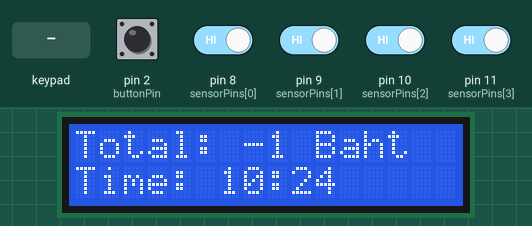
Bench run of a sketch on a simulated Arduino Uno, built with avr-gcc and run on an emulated ATmega328P. Shown: 16×2 character LCD. The test bench sets the inputs (shaded band); at power-on: pin 8 (sensorPins[0]), pin 9 (sensorPins[1]), pin 10 (sensorPins[2]), pin 11 (sensorPins[3]) HIGH, pin 2 (buttonPin) LOW. Sleep ends after the set time or at an interrupt; the local clock reads 2024-03-15 10:24:30 at power-on unless the sketch sets it; EEPROM starts erased; what the sketch prints to the serial monitor is not drawn.

Above: at 1.2 s.
1.3 s: key 'B' pressed
At 2.1 s:
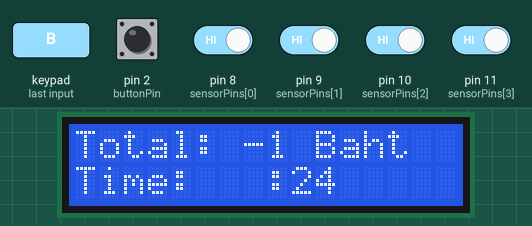
3.8 s: pin 8 (sensorPins[0]) driven LOW
At 5.1 s:
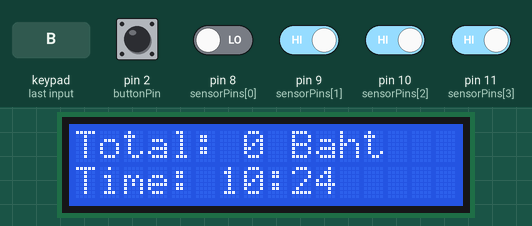
5.8 s: pin 9 (sensorPins[1]) driven LOW
At 7.2 s:
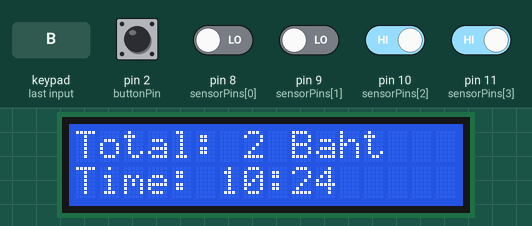
7.9 s: pin 10 (sensorPins[2]) driven LOW
At 9.2 s:
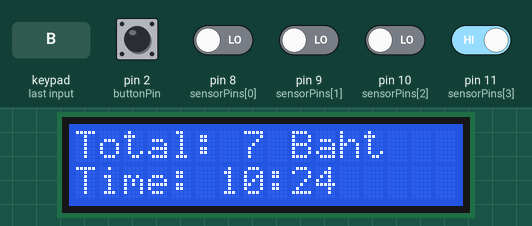
9.9 s: keypad keys 8 9 1 0 1 1 D pressed 0.4 s apart
At 13.3 s:
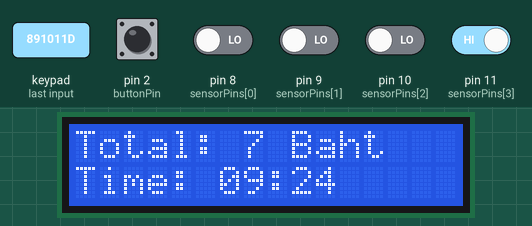
15.0 s: pin 2 (buttonPin) pulled HIGH for 0.15 s
At 35.22 s:
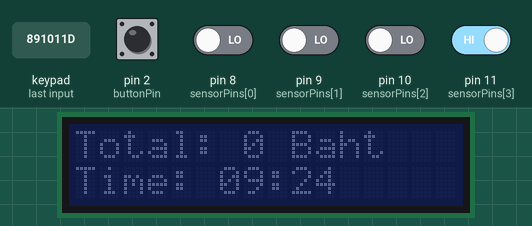
Timing chart, 0 to 36.7 s (numbered marks = the images above; inputs shaded):
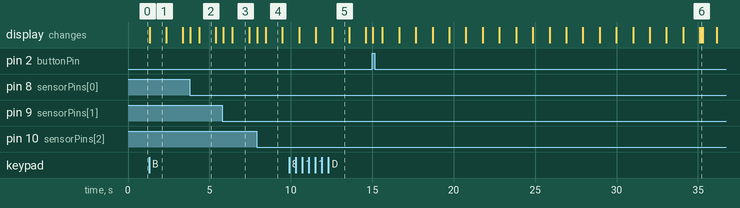

The sketch:

piggyBank.ino
```cpp
#include <avr/io.h>
#include <avr/interrupt.h>
#include <avr/sleep.h>
#include <EEPROM.h>
#include <Wire.h>
#include <LiquidCrystal_I2C.h>
#include <Keypad_I2C.h>
#include <Keypad.h>
#include <TimeLib.h>
#include <DS1307RTC.h>

// Pin definitions for coin detector
const int sensorPins[] = {8, 9, 10, 11}; // Sensor pins connected to Arduino
const int buttonPin = 2; // Pin for the reset button
const int numSensors = 4; // Number of sensors
int sensorStates[numSensors]; // Variable to store the current state of sensors
int lastSensorStates[numSensors]; // Variable to store the last state of sensors
const int coinValues[] = {1, 2, 5, 10};
int totalAmount = 0; // Variable to store the total amount
int lastTotalAmount = 0; // Variable to store the last total amount
bool coinDetected = false; // Variable to track coin detection

// LCD setup
#define LCD_ADDRESS 0x27
LiquidCrystal_I2C lcd(LCD_ADDRESS, 16, 2);

// Keypad setup
#define I2CADDR 0x20
const byte ROWS = 4;
const byte COLS = 4;
char hexaKeys[ROWS][COLS] = {
 {'1','2','3','A'},
 {'4','5','6','B'},
 {'7','8','9','C'},
 {'*','0','#','D'}
};
byte rowPins[ROWS] = {7, 6, 5, 4};
byte colPins[COLS] = {3, 2, 1, 0};
unsigned long last_time = 0;
bool blink_txt;
Keypad_I2C keypad(makeKeymap(hexaKeys), rowPins, colPins, ROWS, COLS, I2CADDR);

// Time tracking
unsigned long lastActivityTime = 0; // Time when the last activity occurred
const unsigned long sleepDelay = 20000; // Time to wait before entering sleep mode (20 seconds)

// Timekeeping
tmElements_t tm; // for DS1307
int Hour, Minute;

unsigned int digit;
bool flag = false;
bool blink_tx = false;

void print2digit(int val){
  if(val < 10 && val >= 0)
     lcd.print(0);
  lcd.print(val);
}

// Sleep mode settings
#define SLEEP_IDLE 0
#define SLEEP_ADC_REDUCE 1
#define SLEEP_POWER_DOWN 2
#define SLEEP_POWER_SAVE 3
#define SLEEP_STANDBY 6
#define SLEEP_EXT_STANDBY 7

void setup() {
  Serial.begin(38400);
  Wire.begin();
  keypad.begin();
  lcd.init();
  lcd.backlight(); // Turn on backlight
  digit = !digit;
  lcd.home();

  // Read total amount from EEPROM
  totalAmount = EEPROM.read(0);
  totalAmount |= EEPROM.read(1) << 8;
  lastTotalAmount = totalAmount;

  // Initialize sensor pins
  initializeSensors();
  setupInterrupts(); // Set up Pin Change Interrupts

  pinMode(buttonPin, INPUT); // Set pin for reset button to INPUT

  // Set up interrupt for reset button (INT0) to wake up the system
  attachInterrupt(digitalPinToInterrupt(buttonPin), wakeUp, FALLING);
}

void loop() {
  // Check if time is read from RTC
  if (RTC.read(tm)) {
    char key = keypad.getKey(); // Read key from keypad

    if (key == 'B') { // Toggle digit for blinking
      digit = !digit;
      flag = true;
    } else if (key == 'C') { // Increase value
      if (!digit)
        Hour < 23 ? Hour++ : Hour = 0;
      else
        Minute < 59 ? Minute++ : Minute = 0;
    } else if (key == 'D') { // Decrease value
      if (!digit)
        Hour > 0 ? Hour-- : Hour = 23;
      else
        Minute > 0 ? Minute-- : Minute = 59;
    } else if (key == '#') { // Save changes
      digit = 0;
      tm.Hour = Hour;
      tm.Minute = Minute;
      RTC.write(tm);
      flag = false;
    }

    // Update time display
    lcd.setCursor(0, 0);
    lcd.print("Total: ");
    lcd.print(totalAmount); // Print total amount
    lcd.print(" Baht   "); // Print the currency
    lcd.setCursor(0, 1); // Set cursor to the second line
    lcd.print("Time: ");
    if (flag) { // If B was pressed
      if ((millis() - last_time) > 1000) { // Blink every 1 second
        blink_tx = !blink_tx;
        last_time = millis();
      }
      if (!digit) { // Blinking hour
        if (blink_tx)
          lcd.print("  ");
        else
          print2digit(Hour);
        lcd.print(":");
        print2digit(Minute);
      } else { // Blinking minute
        print2digit(Hour);
        lcd.print(":");
        if (blink_tx)
          lcd.print("  ");
        else
          print2digit(Minute);
      }
    } else { // No blinking
      Hour = tm.Hour;
      Minute = tm.Minute;
      print2digit(Hour);
      lcd.print(":");
      print2digit(Minute);
    }
  }

  // Check if the reset button is pressed
  if (digitalRead(buttonPin) == HIGH) {
    resetTotalAmount(); // Reset total amount and EEPROM
    lastActivityTime = millis(); // Update last activity time
  }

  // Update EEPROM only when totalAmount changes
  if (totalAmount != lastTotalAmount) {
    EEPROM.write(0, totalAmount & 0xFF);
    EEPROM.write(1, (totalAmount >> 8) & 0xFF);
    lastTotalAmount = totalAmount; // Update last total amount
    lastActivityTime = millis(); // Update last activity time
  }

  // Update LCD if a coin is detected
  if (coinDetected) {
    lcd.backlight();
    updateLCD(totalAmount);
    coinDetected = false; // Reset coin detection flag
    lastActivityTime = millis(); // Update last activity time
  } else if (millis() - lastActivityTime >= sleepDelay) {
    // If no activity for 5 seconds, enter sleep mode
    enterSleepMode();
    lastActivityTime = millis(); // Reset last activity time after waking up
  }
}

void initializeSensors() {
  for (int i = 0; i < numSensors; i++) {
    pinMode(sensorPins[i], INPUT);
    digitalWrite(sensorPins[i], HIGH); // Enable pull-up resistors

    // กำหนดค่าเริ่มต้นให้กับ lastSensorStates[]
    lastSensorStates[i] = digitalRead(sensorPins[i]);
  }
}


// Function to set up interrupts
void setupInterrupts() {
  sei(); // Enable global interrupts
  PCICR |= (1 << PCIE0); // Enable Pin Change Interrupt for PCINT0..7
  PCMSK0 |= (1 << PCINT0) | (1 << PCINT1) | (1 << PCINT2) | (1 << PCINT3); // Enable interrupts for pins 8, 9, 10, 11
}

// เวลาการหน่วงที่ต้องรอ (500ms)
const unsigned long debounceDelay = 500;
unsigned long lastDetectionTime[numSensors]; // บันทึกเวลาที่ตรวจจับเหรียญได้ครั้งสุดท้าย

// Interrupt Service Routine for Pin Change Interrupt
ISR(PCINT0_vect) {
  unsigned long currentTime = millis();

  for (int i = 0; i < numSensors; i++) {
    // ตรวจสอบว่าผ่านเวลาการหน่วงไปแล้วหรือไม่
    if (currentTime - lastDetectionTime[i] > debounceDelay) {
      // ตรวจสอบสถานะการเปลี่ยนแปลงของเซนเซอร์
      if ((i < 3 && digitalRead(sensorPins[i]) == LOW && lastSensorStates[i] == HIGH) ||
          (i == 3 && digitalRead(sensorPins[i]) == HIGH && lastSensorStates[i] == LOW)) {
        totalAmount += coinValues[i];
        coinDetected = true; // ตั้งค่าสถานะว่าตรวจพบเหรียญแล้ว

        Serial.print("Coin of ");
        Serial.print(coinValues[i]);
        Serial.println(" detected!");

        // อัปเดต Serial
        Serial.print("Updated Total amount: ");
        Serial.println(totalAmount);

        // บันทึกเวลาการตรวจจับครั้งนี้
        lastDetectionTime[i] = currentTime;
      }
    }
    lastSensorStates[i] = digitalRead(sensorPins[i]);
  }
}


// Function to update the LCD with the total amount
void updateLCD(int amount) {
  lcd.setCursor(0, 0); // Set cursor to the first line
  lcd.print("Total: "); // Print text
  lcd.print(amount); // Print total amount
  lcd.print(" Baht    "); // Print the currency
}

// Function to reset total amount and EEPROM
void resetTotalAmount() {
  totalAmount = 0; // Reset total amount
  EEPROM.write(0, 0); // Reset EEPROM value
  EEPROM.write(1, 0);
  lastTotalAmount = totalAmount; // Update last total amount

  // Update LCD to reflect reset
  updateLCD(totalAmount);
}

// Function to enter sleep mode
void enterSleepMode() {
  // Disable ADC to save power
  ADCSRA &= ~(1 << ADEN);

  // Set sleep mode to power-save
  set_sleep_mode(SLEEP_POWER_SAVE);
  sleep_enable();

  // Turn off LCD backlight before sleeping
  lcd.noBacklight();

  // Enter sleep mode
  sleep_cpu();

  // Wake up and re-enable ADC
  sleep_disable();
  ADCSRA |= (1 << ADEN);

  // Re-initialize the LCD if necessary
  lcd.begin(16, 2);
  lcd.backlight();
  updateLCD(totalAmount);
}

// Function to wake up the system from sleep mode
void wakeUp() {
  // This function is intentionally empty
  // The system will wake up automatically when the interrupt is triggered
}
```

Measured:
- after the input at 1.3 s, the display: changes at once (image 1)
- after the input at 3.8 s, the display: first changes at once (image 2 shows a later state)
- after the input at 5.8 s, the display: first changes at once (image 3 shows a later state)
- after the input at 7.9 s, the display: first changes at once (image 4 shows a later state)
- after the input at 9.9 s, the display: first differs from a run without the input after 2.7 s (image 5)
- what the display in image 1 shows lasts 1.1 s, from 1.3 s to 2.4 s
